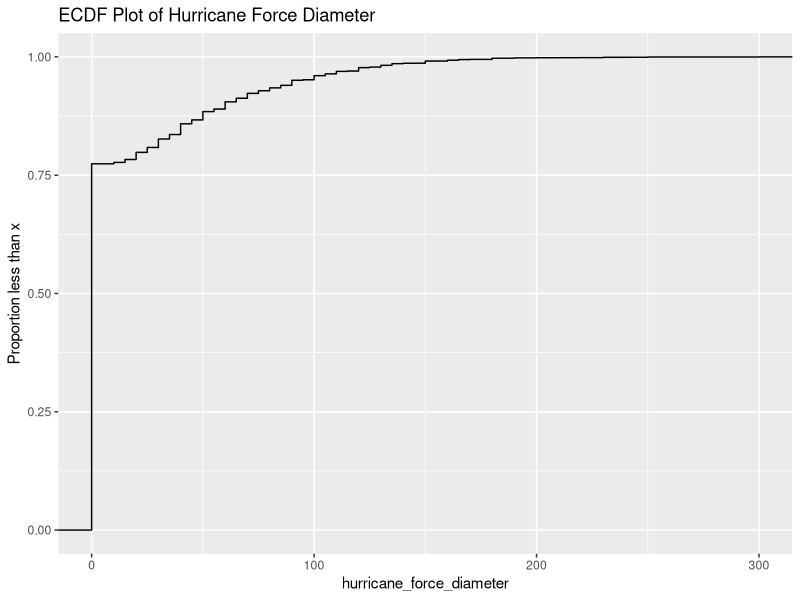
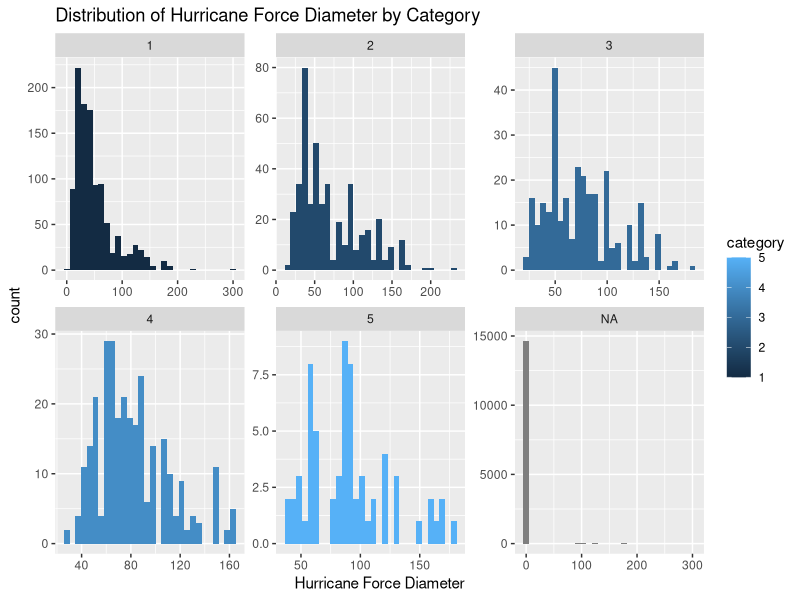
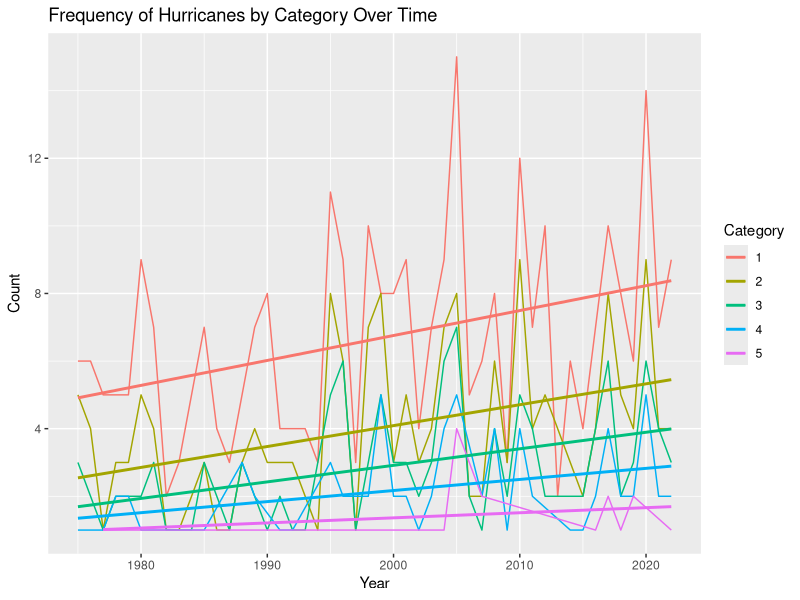
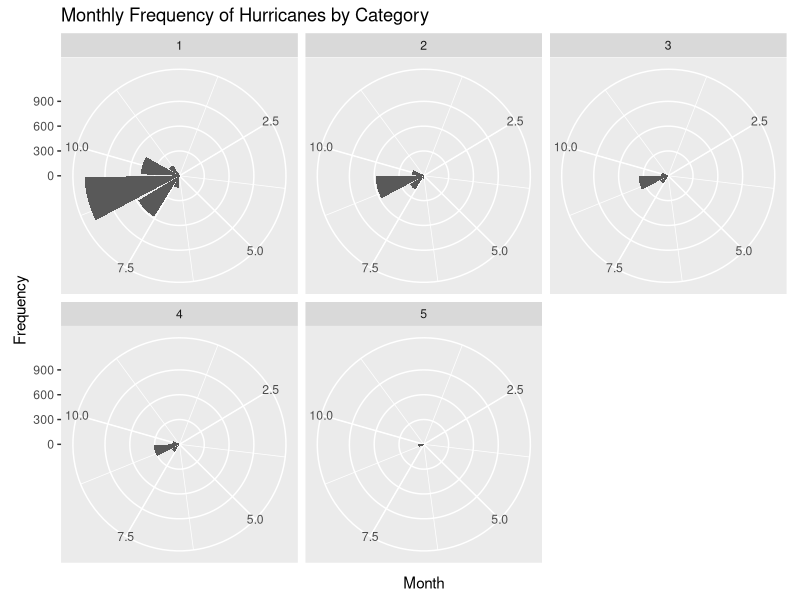
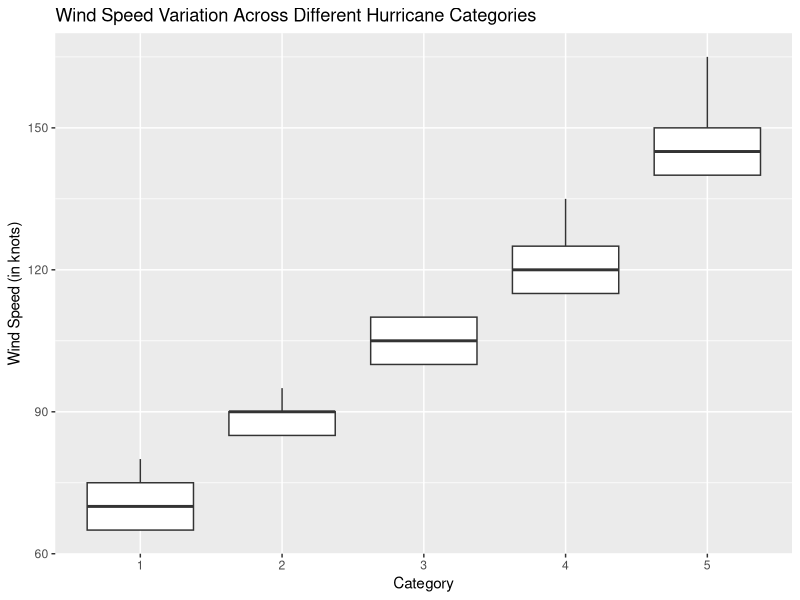
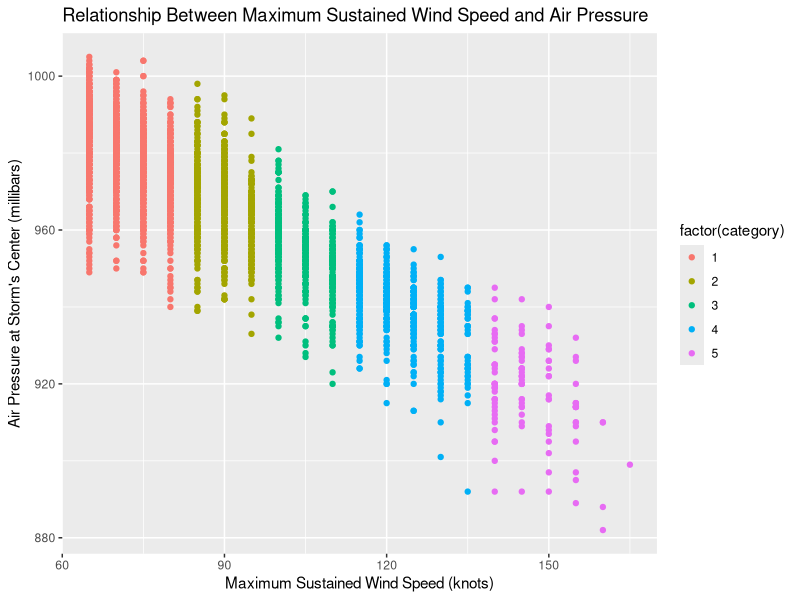
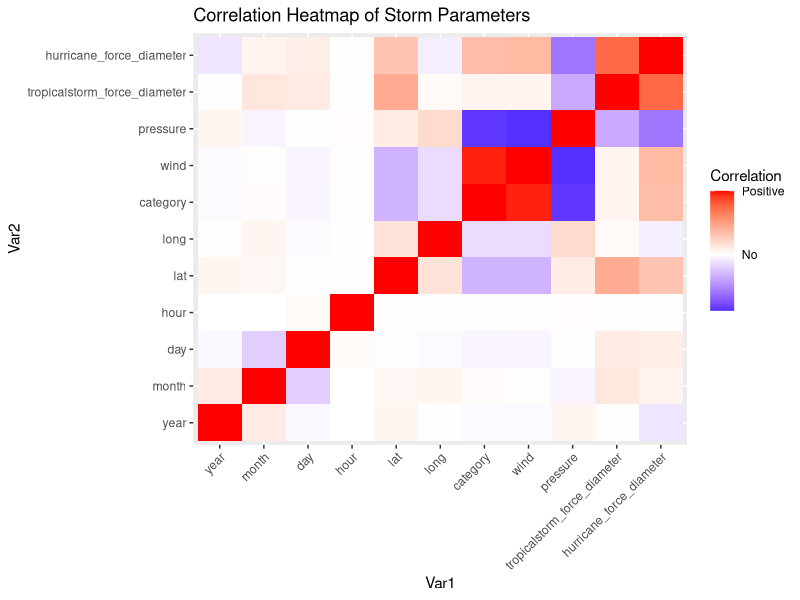

Write the R code that produced these figures, in order.
## ---- chunk 1
knitr::opts_chunk$set(echo = TRUE)
library(tidyverse)
library(reshape2)
## ---- chunk 2
storms
## ---- chunk 3
colnames(storms)[colSums(is.na(storms)) > 0]
## ---- chunk 4
storms |> filter(!is.na(hurricane_force_diameter)) |> 
  ggplot(aes(x = hurricane_force_diameter)) + 
  stat_ecdf() + 
  labs(title = "ECDF Plot of Hurricane Force Diameter", y = "Proportion less than x")
# according to the ECDF plot of hurricane force diameter, we can find out that there are around 78% of hurricanes have a force diameter of 0; as 0 is the most frequent data, I decide to take 0 for imputing the NA values in "hurricane force diameter" column 
## ---- chunk 5
# category, NA, means not a hurricane 
# for storms that categorized as NA, not a hurricane, then it does not have a diameter, then the hurricane_force_diameter for it would be 0
storms2 <- 
  mutate(storms, new_hurricane_force_diameter = if_else(is.na(category) & is.na(hurricane_force_diameter), 0, hurricane_force_diameter))
## ---- chunk 6
ggplot(storms2, aes(x = new_hurricane_force_diameter, fill = category)) +
  geom_histogram(position = "identity") +
  facet_wrap(~ category, scales = "free") +
  labs(title = "Distribution of Hurricane Force Diameter by Category", 
       x = "Hurricane Force Diameter")

storms3 <- storms2 |> group_by(category) |> 
  mutate(mean_hurricane_force_diameter = mean(new_hurricane_force_diameter, na.rm = TRUE)) |>
  ungroup() |>
  mutate(new_hurricane_force_diameter = if_else(is.na(new_hurricane_force_diameter) & !is.na(category), mean_hurricane_force_diameter, new_hurricane_force_diameter))
## ---- chunk 7
frequency_category <- storms |> filter(!is.na(category)) |> group_by(category, year) |> summarize(total = n_distinct(name), .groups = 'drop') 
ggplot(frequency_category) + 
  geom_line(aes(x = year, y = total, color = factor(category))) + 
  geom_smooth(aes(x = year, y = total, color = factor(category)), method = "lm", se = FALSE) +
  labs(title = "Frequency of Hurricanes by Category Over Time",  x = "Year", y = "Count", color = "Category")
# for all 5 different hurricanes, their frequency increase over years
# from trend line, we can see that category 5 hurricane increases over years
# noticeable trends: 
# from category 1 to 5, each category's frequency increases over the years; 
# the speed of increase in frequency decreases from category 1 to 5
## ---- chunk 8
storms4 <- storms3 |> mutate(date = ymd(paste(year, month, day)))
storms4 |> group_by(date) |> summarize(unique_storms = n_distinct(name)) |> slice_max(unique_storms)
## ---- chunk 9
monthly_frequncy <- storms |> filter(!is.na(category)) |> group_by(year, month, category) |> summarize(frequency = n(), .groups = 'drop')
ggplot(monthly_frequncy, aes(x = month, y = frequency)) + 
         geom_col() + 
         facet_wrap(~ category)+
         coord_polar() +
         labs(title = "Monthly Frequency of Hurricanes by Category", x = "Month", y = "Frequency", color = "Category")
# more occurrence on late summer and early fall, which is around month 9, especially for hurricanes category 1, 2, 3, 4
## ---- chunk 10
# how does the maximum sustained wind speed (wind) varies with different category hurricane 
storms |> filter(!is.na(wind) & !is.na(category)) |> ggplot(aes(x = factor(category), y = wind)) + geom_boxplot() + labs(title = "Wind Speed Variation Across Different Hurricane Categories", x = "Category", y = "Wind Speed (in knots)")
# it looks like there is a linear relationship between the hurricane' category and their maximum sustained wind speed
# for each category, except category 2, the difference between maximum sustained wind speed of median and of 1st quantile is similar to the difference between maximum sustained wind speed of median and of 3rd quantile

## ---- chunk 11
# is there any relationship between the  maximum sustained wind speed and air pressure at the storm's center for different category hurricane
storms |> filter(!is.na(wind) & !is.na(category) & !is.na(pressure)) |> 
  ggplot(aes(x = wind, y = pressure, color = factor(category))) + 
           geom_point() + 
           labs(title = "Relationship Between Maximum Sustained Wind Speed and Air Pressure", x = "Maximum Sustained Wind Speed (knots)", y = "Air Pressure at Storm's Center (millibars)")
# for hurricanes in all categories, the larger the maximum sustained wind speed is. the smaller the air pressure at the storms center is 
## ---- chunk 12
filtered <- storms |> select(where(is.numeric)) |> na.omit()
cor_matrix <- cor(filtered)
cor_shaped <- melt(cor_matrix)
ggplot(cor_shaped, aes(Var1, Var2, fill = value)) + 
  geom_tile() + 
  scale_fill_gradient2(low = "blue", mid = "white", high = "red", midpoint = 0,  breaks = c(-1, 0, 1), labels = c("Negative", "No", "Positive"),
                       name = "Correlation") + 
  labs(title = "Correlation Heatmap of Storm Parameters") +
  theme(axis.text.x = element_text(angle = 45, hjust = 1))
